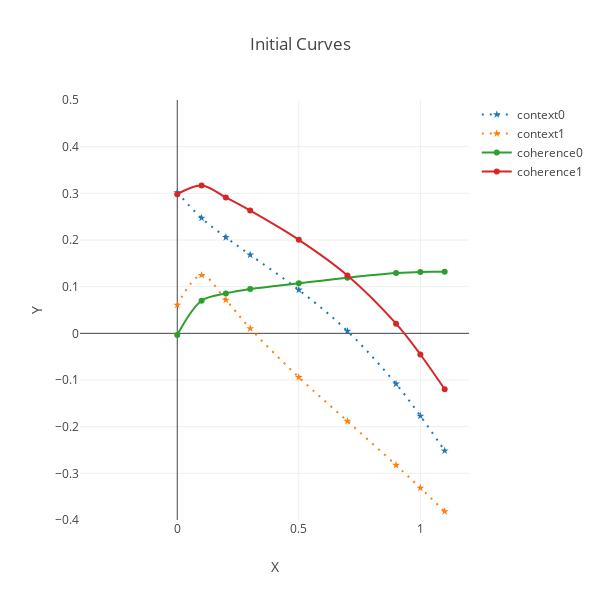

Source (notebook cell):
### Code cell
gxx = [con0,con1,coh0,cohD0]
layout = go.Layout(
    title = 'Initial Curves',
    height = 600,
    width = 600,
    hovermode= 'closest',
    xaxis= dict(
        title= 'X',
        range = [-.4,1.2],
    ),
    yaxis=dict(
        title= 'Y',
        range = [-.4,.5],
    )
)
fxx = gy.graphCurves(gxx, layout, labels=['context0','context1','coherence0','coherence1', 'con0+coh0','con1+coh1'], dashRange=range(0,2))
offline.iplot(fxx)

### Figure 1 — Plotly figure (JSON) as saved in the notebook; plotly's stock layout.template omitted (floating-point values rounded to 4 significant figures)
{"data": [{"line": {"dash": "2px,6px", "shape": "spline"}, "marker": {"symbol": "star"}, "name": "context0", "type": "scatter", "uid": "fb3cff93-1f72-480e-b017-5edf4fef129e", "x": [0, 0.1, 0.2, 0.3, 0.5, 0.7, 0.9, 1, 1.1], "y": [0.3019, 0.2473, 0.2058, 0.1682, 0.09306, 0.004837, -0.1083, -0.177, -0.2515]}, {"line": {"dash": "2px,6px", "shape": "spline"}, "marker": {"symbol": "star"}, "name": "context1", "type": "scatter", "uid": "9b706959-0a1c-46d5-92d2-cab2b3dde3c1", "x": [0, 0.1, 0.2, 0.3, 0.5, 0.7, 0.9, 1, 1.1], "y": [0.06079, 0.1246, 0.07154, 0.01035, -0.09408, -0.1882, -0.2825, -0.3313, -0.3817]}, {"line": {"shape": "spline"}, "name": "coherence0", "type": "scatter", "uid": "dee24676-4d8c-46d4-b10d-49fcbd34bfa5", "x": [0, 0.1, 0.2, 0.3, 0.5, 0.7, 0.9, 1, 1.1], "y": [-0.003671, 0.06972, 0.08536, 0.0948, 0.1073, 0.1192, 0.1291, 0.1317, 0.1317]}, {"line": {"shape": "spline"}, "name": "coherence1", "type": "scatter", "uid": "39324d9f-097b-4b16-ad80-9d7ca824072d", "x": [0, 0.1, 0.2, 0.3, 0.5, 0.7, 0.9, 1, 1.1], "y": [0.2982, 0.317, 0.2911, 0.263, 0.2004, 0.1241, 0.02077, -0.04534, -0.1198]}], "layout": {"height": 600, "hovermode": "closest", "title": {"text": "Initial Curves"}, "width": 600, "xaxis": {"range": [-0.4, 1.2], "title": {"text": "X"}}, "yaxis": {"range": [-0.4, 0.5], "title": {"text": "Y"}}}}
